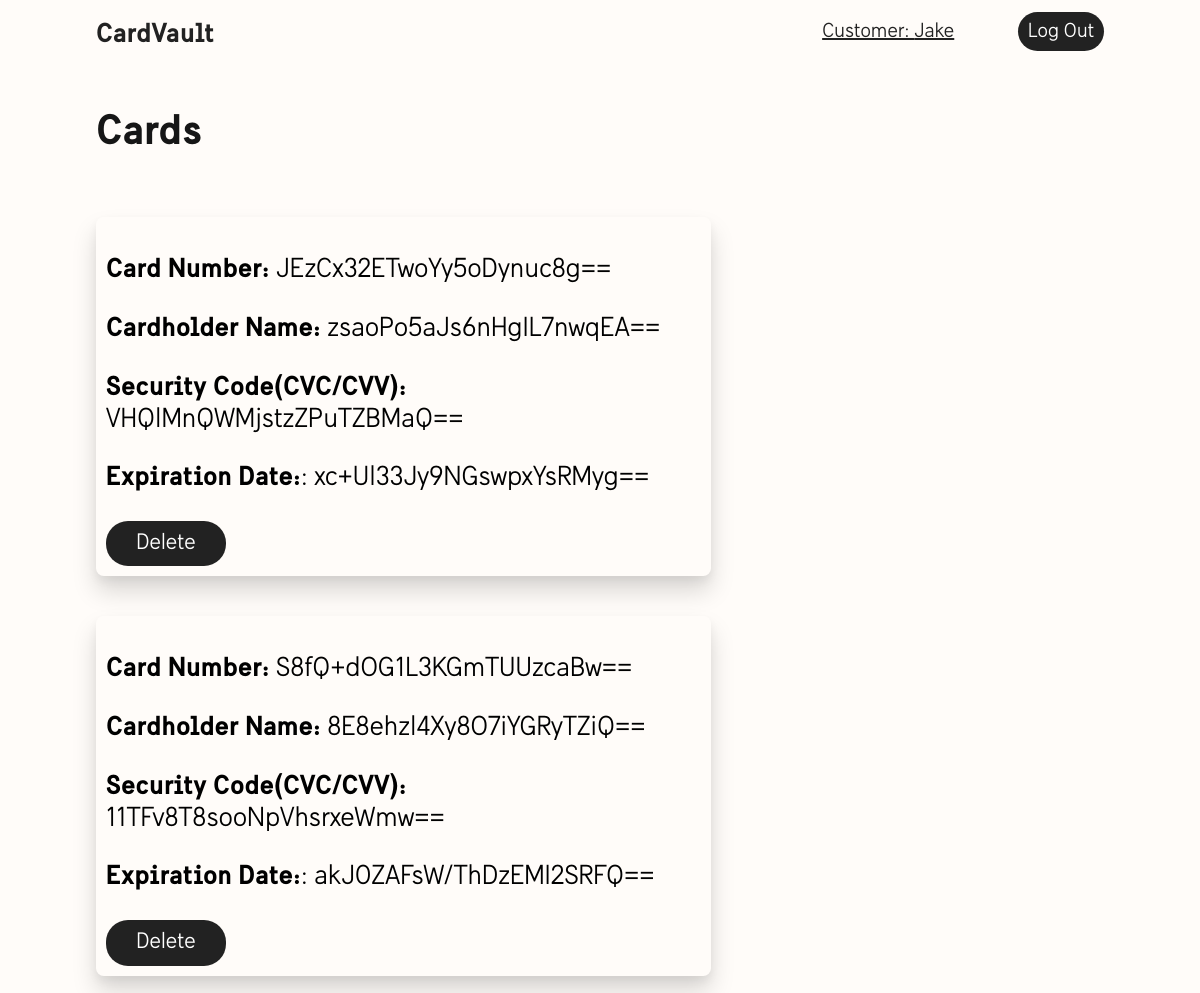
Page /merchantcardvault.php (signed in) on the committed database.
### tables this page shows
CREATE TABLE `carddetails` (
  `id` int(11) NOT NULL,
  `cardnumber` varbinary(255) NOT NULL,
  `cardholder_name` varbinary(255) NOT NULL,
  `cvv` varbinary(255) NOT NULL,
  `expiration_date` varbinary(255) NOT NULL,
  `user_id` varbinary(255) NOT NULL
);

### merchantcardvault.php (called while the page is built, shortened)
<?php
try {
    $pdo = new PDO("mysql:host=localhost;dbname=cardvault;charset=utf8", "root", "");
    $pdo->setAttribute(PDO::ATTR_ERRMODE, PDO::ERRMODE_EXCEPTION);
    $sql = "SELECT * FROM `cardvault`.`carddetails`";
    $stmt = $pdo->prepare($sql);
    $stmt->execute();
    $cards = $stmt->fetchAll(PDO::FETCH_ASSOC);
} catch(PDOException $e) {
    $output = "Unable to connect to the database server: " .
        $e->getMessage() . " in " .
        $e->getFile() . ":" . $e->getLine();
    $output .=  "<br>" . $e;
}
include __DIR__ . "/templates/merchantcardvault.html.php";
$output = ob_get_clean();
include __DIR__ . "/templates/layout.html.php";

### templates/merchantcardvault.html.php (the view, shortened to what this page needs)
<div class="vault">
    <div class="vault-header">
        <h1>Cards</h1>
    </div>
    <div class="vault-cards">
        <?php foreach ($cards as $card): ?>
            <div class="merchant-card">
                <p><span style="font-weight: bold;">Card Number: </span><?=htmlspecialchars(base64_encode($card["cardnumber"]));?></p>
                <p><span style="font-weight: bold;">Cardholder Name: </span><?=htmlspecialchars(base64_encode($card["cardholder_name"]));?></p>
                <p><span style="font-weight: bold;">Security Code(CVC/CVV): </span><?=htmlspecialchars(base64_encode($card["cvv"]));?></p>
                <p><span style="font-weight: bold;">Expiration Date:</span>: <?=htmlspecialchars(base64_encode($card["expiration_date"]));?></p>
                <div class="card-modifiers">
                    <form action="deletecard.php" method="post">
                        <button class="card-modifier-btn delete-btn" type="submit">Delete</button>
                    </form>
                </div>
            </div>
        <?php endforeach; ?>
    </div>
</div>

### templates/layout.html.php (shortened to what this page needs)
<!DOCTYPE html>
<html lang="en">
<head>
    <link rel="stylesheet" type="text/css" media="screen" href="./fonts/sweden/SwedenSans.css" />
</head>
<body>
    <nav>
        <div class="nav-left-side nav-spacing">
            <a href="index.php" class="brand-link">CardVault</a>
        </div>
        <div class="nav-right-side nav-spacing">
            <?php if(isset($_SESSION["loggedin"]) && $_SESSION["loggedin"]) : ?>
                <?php if($_SESSION["merchant"]) : ?>
                <a style="text-decoration: underline; text-transform: capitalize; margin-right: 20px" href="#">Merchant: <?=$_SESSION["username"]?></a>
                <?php else: ?>
                    <a style="text-decoration: underline; text-transform: capitalize; margin-right: 20px" href="#">Customer: <?=$_SESSION["username"]?></a>
                <?php endif; ?>
                <a href="logout.php" class="signup-link">Log Out</a>
            <?php else: ?>
                <a href="login.php" class="login-link">Log In</a>
                <a href="signup.php" class="signup-link">Sign Up</a>
            <?php endif; ?>
        </div>
    </nav>
    <main>
        <?=$output?>
    </main>
</body>
</html>

### rows in the picture
carddetails: cardnumber "JEzCx32ETwoYy5oDynuc8g==", cardholder_name "zsaoPo5aJs6nHgIL7nwqEA==", cvv "VHQlMnQWMjstzZPuTZBMaQ==", expiration_date "xc+Ul33Jy9NGswpxYsRMyg=="
carddetails: cardnumber "S8fQ+dOG1L3KGmTUUzcaBw==", cardholder_name "8E8ehzl4Xy8O7iYGRyTZiQ==", cvv "11TFv8T8sooNpVhsrxeWmw==", expiration_date "akJ0ZAFsW/ThDzEMI2SRFQ=="

### other values in the picture
$_SESSION["username"] "Jake"
